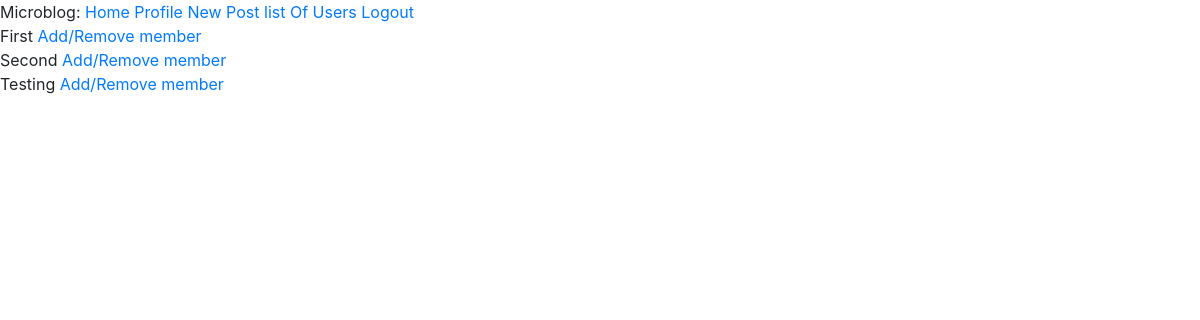
Screenshot of /all_groups (signed in) with the database file from the repository.
### app/models.py (models this page shows, shortened)
class Group(db.Model):
    id = db.Column(db.Integer, primary_key=True)
    name = db.Column(db.String(100))
    timestamp = db.Column(db.DateTime, index=True, default=datetime.utcnow)
    creator_id = db.Column(db.Integer, db.ForeignKey('user.id'))
    group_posts = db.relationship('GroupPost', backref='author_group', lazy='dynamic')

### app/users/routes.py (the view)
@users.route('/all_groups', methods=['GET', 'POST'])
@login_required
def all_groups():
    groups=Group.query.all()
    return render_template('all_groups.html',groups=groups)

### app/models.py (called while the page is built)
@login.user_loader
def load_user(id):
    return User.query.get(int(id))

### app/templates/all_groups.html
{% extends "base.html" %}
{% block content %}
<br/>
    {% for group in groups %}
    {{ group.name }}
    {% if group.creator_id == current_user.id %}
    <a href="{{ url_for('users.add_member', group_id=group.id) }}"> Add/Remove member </a>
    {% endif %}
    <br/>
     {% endfor %}
{% endblock %}

### rows the page displays
Group: name "First"
Group: name "Second"
Group: name "Testing"
